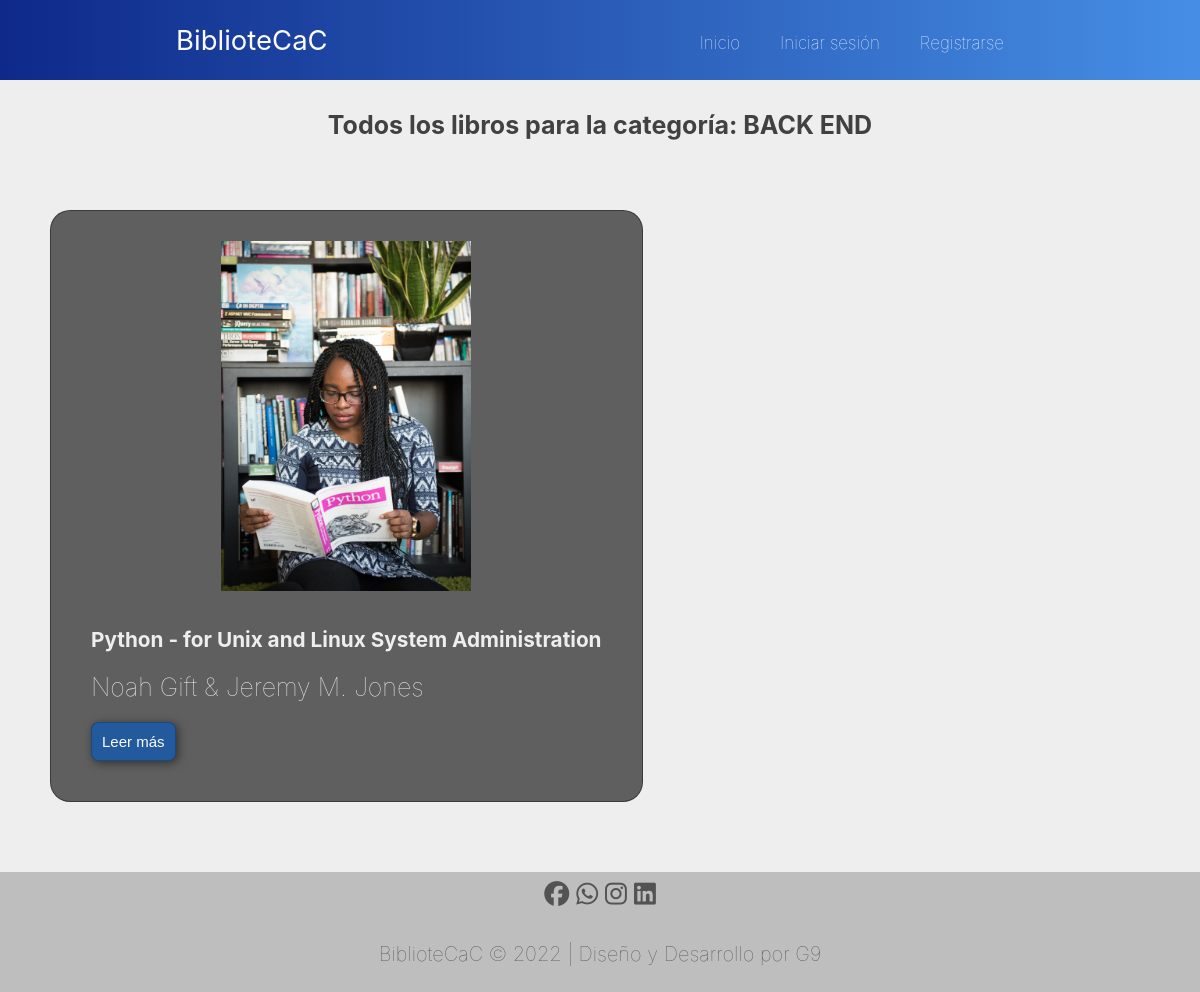
The page /books/category/2/ on the database its author committed.
### books/models.py (models this page shows, shortened)
class Category(models.Model):
    development_area= models.CharField(verbose_name="Área del desarrollo", max_length=50, unique=True, blank = False, null = True)
    created = models.DateTimeField(auto_now_add=True, verbose_name="Fecha de creación")
    updated = models.DateTimeField(auto_now=True, verbose_name="Fecha de edición")
    class Meta:
        verbose_name = "categoría"
        verbose_name_plural = "categorías"
        ordering = ['development_area']

class Book(models.Model):
    image = models.ImageField(verbose_name = "Imagen", upload_to = "books-img", blank = False, null = False)
    title = models.CharField(verbose_name="Título", max_length=100, blank = False)
    author = models.CharField(verbose_name="Autor", max_length=100, blank = False)
    genre = models.CharField(verbose_name="Género", max_length=100, blank = False)
    category = models.ForeignKey(Category, on_delete=models.SET_NULL, related_name='get_books', null = True)
    synopsis = RichTextField(verbose_name="Sinopsis", blank = False, null = False)
    order = models.SmallIntegerField(verbose_name="Orden", default=0, blank = False, null = False)
    created = models.DateTimeField(auto_now_add=True, verbose_name="Fecha de creación")
    updated = models.DateTimeField(auto_now=True, verbose_name="Fecha de edición")
    class Meta:
        verbose_name = "libro"
        verbose_name_plural = "libros"
        ordering = ['-created']

### books/views.py (the view)
# urls.py: path('category/<int:category_id>/', CategoryView.as_view(), name='category_view')
class CategoryView(ListView):
    template_name = 'books/category.html'
    context_object_name = 'category'
    def get_queryset(self):
        category_id = self.kwargs['category_id']
        category = Category.objects.get(id=category_id)
        return category

### books/templates/books/category.html (shortened to what this page needs)
{% extends 'core/base.html' %}
{% load static %}
{% block content %}
<main>
    <div class="container-biblioteca">
        <div style="margin-top:3rem;">
            <h4>Todos los libros para la categoría: {{category.development_area|upper}}</h4>
        </div>
        <div class="items-library1">
            <div class="front-end">
                {% for book in category.get_books.all %}
                <div class="items-front-end">
                    <div>
                        <img src="{{book.image.url}}" alt="Imagen libro de HTML">
                    </div>
                    <div>
                        <h5>{{book.title}}</h5>
                        <p>{{book.author}}</p>
                        <p>
                            <button class="buttons"><a href="{% url 'books:book' book.id book.title|slugify %}">Leer más</a></button>
                        </p>
                    </div>
                </div>
                {% empty %}
                <div style="margin-top:3rem; color:red;">
                    <h4>No existen libros para la categoría: {{category.development_area|upper}}</h4>
                </div>
                {% endfor %}
            </div>
        </div>
    </div>
</main>
{% endblock content %}

### core/static/core/css/style.css (style rules this page uses)
* { margin: 0; padding: 0; text-align: center; box-sizing: border-box; }
html { font-size: 62.5%; }
body { background-color: rgb(238, 238, 238); color: rgb(65, 65, 65); font-family: -apple-system, BlinkMacSystemFont, 'Segoe UI', Roboto, Oxygen, Ubuntu, Cantarell, 'Open Sans', 'Helvetica Neue', sans-serif; font-weight: lighter; font-size: 2.5rem; }
main { width: 100%; }
p { margin-block-start: 1rem; margin-block-end: 1rem; }
a { text-decoration: none; color: rgb(251, 251, 251); }
.buttons { background-color: rgb(35, 90, 157); padding: 1rem; border: 1.5px solid rgba(0, 0, 0, 0.2); border-radius: 0.75rem; box-shadow: 2px 2px 10px rgba(0, 0, 0, 0.5); color: rgb(251, 251, 251); font-size: 1.5rem; }

### core/static/core/css/home.css (style rules this page uses)
main { padding-top: 10vh; }

### core/static/core/css/book_list.css (style rules this page uses)
main { padding-top: 10vh; }
.container-biblioteca { display: block; height: auto; }
.items-library1 { height: auto; margin: 7rem 5rem; }
.front-end { display: flex; column-gap: 2rem; row-gap: 7rem; color: rgb(238, 238, 238); flex-wrap: wrap; }
.items-front-end { background-color: rgba(0, 0, 0, 0.6); border: 1px solid; border-color: rgba(0, 0, 0, 0.4); border-radius: 2rem; padding: 2rem; }
div img { width: 25rem; height: 35rem; margin-top: 1rem; margin-bottom: 1rem; }

### core/static/core/css/book.css (style rules this page uses)
main { padding-top: 10vh; }
.item-book2 h4, h5, p { text-align: left; margin: 2rem; }

### core/static/core/css/contact.css (style rules this page uses)
main { padding-top: 10vh; }

### rows shown on the page
Category: development_area "BACK END"
Book: image (picture), title "Python - for Unix and Linux System Administration", author "Noah Gift & Jeremy M. Jones"
